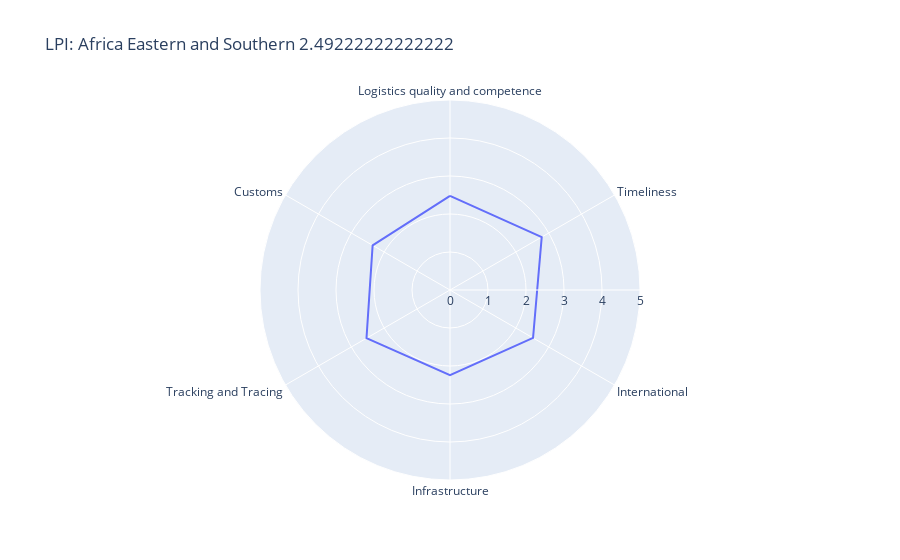
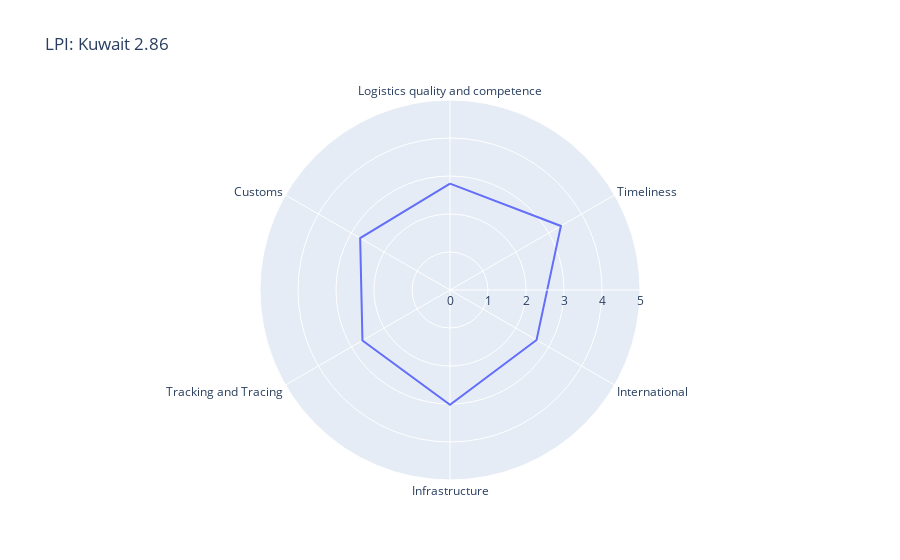

Write notebook code for charts like these, in order.
### Code cell
from ipywidgets import interact

_ = interact(lpi_radar, country=lpi['Country Name'])

### Figure 1 — Plotly figure (JSON) as saved in the notebook; plotly's stock layout.template omitted (floating-point values rounded to 4 significant figures)
{"data": [{"hovertemplate": "value=%{r}<br>indicator=%{theta}<extra></extra>", "legendgroup": "", "line": {"color": "#636efa", "dash": "solid"}, "marker": {"symbol": "circle"}, "mode": "lines", "name": "", "r": [2.475, 2.787, 2.524, 2.238, 2.537, 2.351, 2.475], "showlegend": false, "subplot": "polar", "theta": ["Logistics quality and competence", "Timeliness", "International", "Infrastructure", "Tracking and Tracing", "Customs", "Logistics quality and competence"], "type": "scatterpolar"}], "layout": {"legend": {"tracegroupgap": 0}, "polar": {"angularaxis": {"direction": "clockwise", "rotation": 90}, "domain": {"x": [0, 1], "y": [0, 1]}, "radialaxis": {"range": [0, 5]}}, "title": {"text": "LPI: Africa Eastern and Southern 2.49222222222222"}}}

### Figure 2 — Plotly figure (JSON) as saved in the notebook; plotly's stock layout.template omitted (floating-point values rounded to 4 significant figures)
{"data": [{"hovertemplate": "value=%{r}<br>indicator=%{theta}<extra></extra>", "legendgroup": "", "line": {"color": "#636efa", "dash": "solid"}, "marker": {"symbol": "circle"}, "mode": "lines", "name": "", "r": [2.8, 3.37, 2.63, 3.02, 2.66, 2.73, 2.8], "showlegend": false, "subplot": "polar", "theta": ["Logistics quality and competence", "Timeliness", "International", "Infrastructure", "Tracking and Tracing", "Customs", "Logistics quality and competence"], "type": "scatterpolar"}], "layout": {"legend": {"tracegroupgap": 0}, "polar": {"angularaxis": {"direction": "clockwise", "rotation": 90}, "domain": {"x": [0, 1], "y": [0, 1]}, "radialaxis": {"range": [0, 5]}}, "title": {"text": "LPI: Kuwait 2.86"}}}
